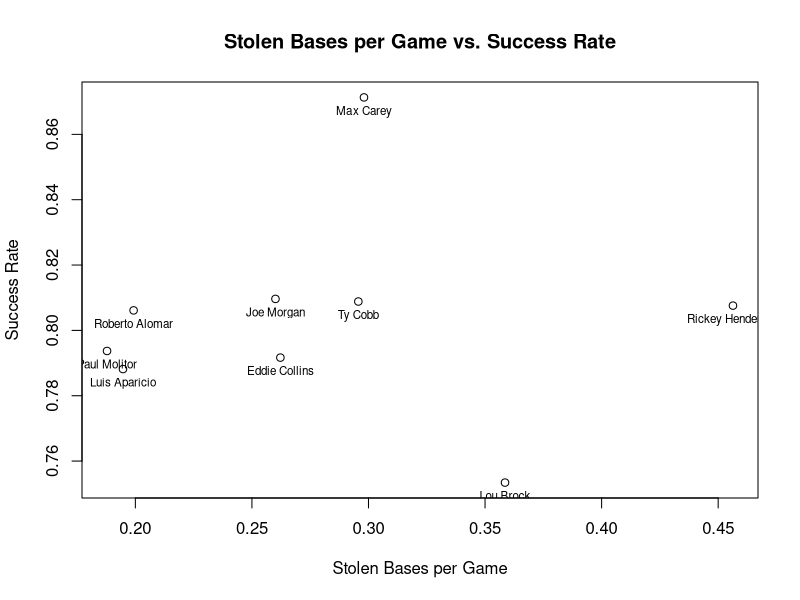

Reproduce this figure in R.

#### Exercises for Chapter 2 (p.55) ####

### 1. Top Base Stealers 

names <- c('Rickey Henderson', 'Lou Brock', 'Ty Cobb', 'Eddie Collins', 'Max Carey', 
           'Joe Morgan', 'Luis Aparicio', 'Paul Molitor', 'Roberto Alomar')

# A. place SB CS and G in vectors 
SB <- c(1406, 938, 897, 741, 738, 689, 506, 504, 474) # Stolen Bases 
CS <- c(335, 307, 212, 195, 109, 162, 136, 131, 114) # Caught Stealing 
G <- c(3081, 2616, 3034, 2826, 2476, 2649, 2599, 2683, 2379) # Number of games 

# B. For all players, compute the number of stolen base attempts
SB.attempt <- SB + CS 

# C. For all players, compute the success rate 
Success.Rate <- SB / SB.attempt 

# D. Compute the number of stolen bases per game 
SB.Game <- SB / G 

# E. Construct a scatterplot of the stolen bases per game, against the success rate. 
plot(SB.Game, Success.Rate, 
     main="Stolen Bases per Game vs. Success Rate", 
     xlab="Stolen Bases per Game", 
     ylab="Success Rate")
text(SB.Game , Success.Rate, labels=names, cex=0.7, pos=1)
    # Max Carey has the highest success rate, Luis Aparicio and Eddie Collins have low ones 
    # Rickey Henderson has the greatest number of stolen bases per game 

### 2. Character, Factor and Logical Variables in R 

